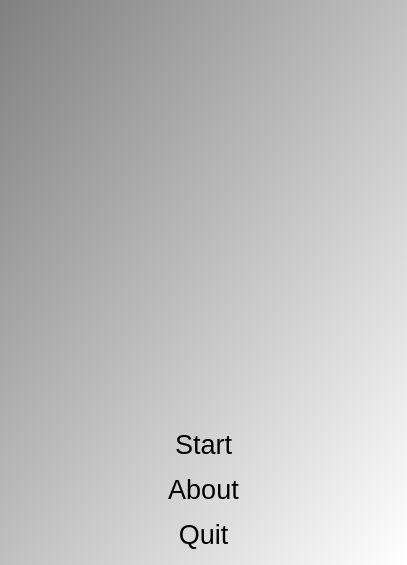
<?xml version="1.0" encoding="UTF-8"?>
<ui version="4.0">
 <class>QtRandomCodeMenuDialog</class>
 <widget class="QDialog" name="QtRandomCodeMenuDialog">
  <property name="geometry">
   <rect>
    <x>0</x>
    <y>0</y>
    <width>407</width>
    <height>565</height>
   </rect>
  </property>
  <property name="font">
   <font>
    <pointsize>20</pointsize>
   </font>
  </property>
  <property name="windowTitle">
   <string>RandomCode</string>
  </property>
  <property name="windowIcon">
   <iconset resource="ToolRandomCode.qrc">
    <normaloff>:/images/ToolRandomCodeIcon14x14.png</normaloff>:/images/ToolRandomCodeIcon14x14.png</iconset>
  </property>
  <property name="styleSheet">
   <string notr="true">QDialog { 
background-color: qlineargradient(x1: 0, y1: 0, x2: 1, y2: 1, stop: 0  #808080, stop: 1 #ffffff);
}
QPushButton { background-color: rgb(255, 255, 255);  }
QPushButton { color: rgb(0,0,0); }
QPushButton { font: 48px, &quot;monospace&quot; }</string>
  </property>
  <layout class="QGridLayout" name="gridLayout">
   <item row="4" column="0">
    <widget class="QPushButton" name="button_about">
     <property name="text">
      <string>About</string>
     </property>
     <property name="flat">
      <bool>true</bool>
     </property>
    </widget>
   </item>
   <item row="5" column="0">
    <widget class="QPushButton" name="button_quit">
     <property name="text">
      <string>Quit</string>
     </property>
     <property name="flat">
      <bool>true</bool>
     </property>
    </widget>
   </item>
   <item row="0" column="0">
    <widget class="QLabel" name="image">
     <property name="text">
      <string/>
     </property>
     <property name="pixmap">
      <pixmap resource="ToolRandomCode.qrc">:/images/ToolRandomCode.png</pixmap>
     </property>
    </widget>
   </item>
   <item row="1" column="0">
    <widget class="QPushButton" name="button_start">
     <property name="text">
      <string>Start</string>
     </property>
     <property name="flat">
      <bool>true</bool>
     </property>
    </widget>
   </item>
  </layout>
 </widget>
 <tabstops>
  <tabstop>button_start</tabstop>
  <tabstop>button_about</tabstop>
  <tabstop>button_quit</tabstop>
 </tabstops>
 <resources>
  <include location="ToolRandomCode.qrc"/>
 </resources>
 <connections/>
</ui>
